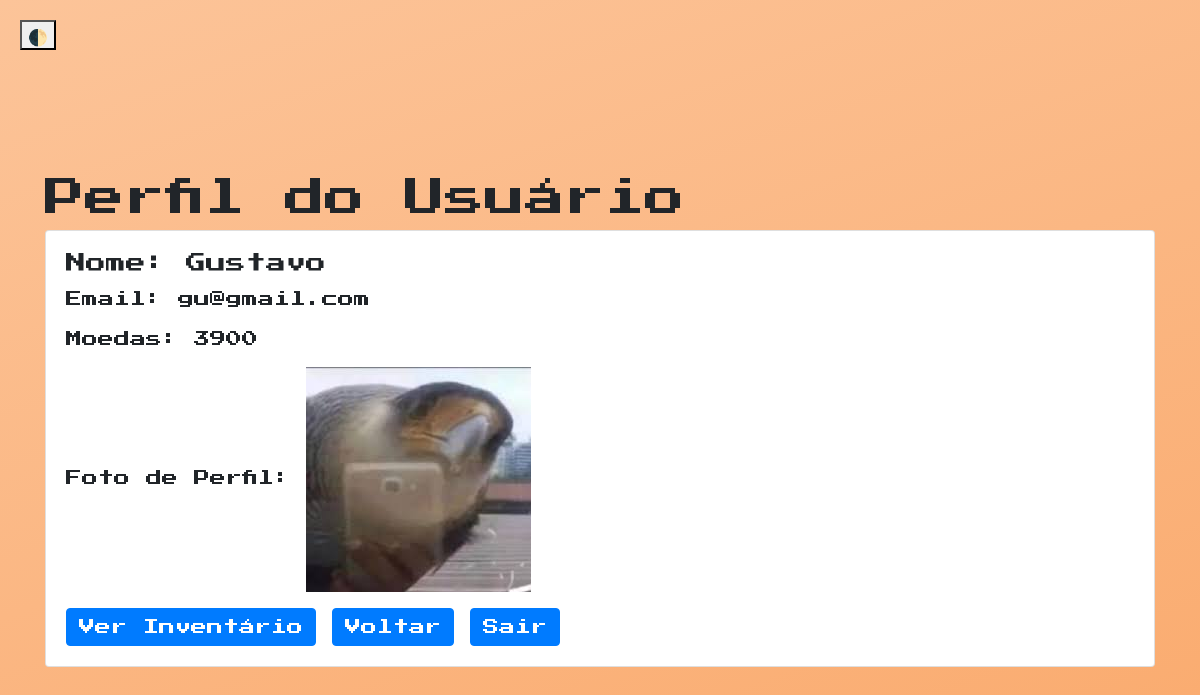
Before: /View/Perfil.php (signed in) with the older database file.
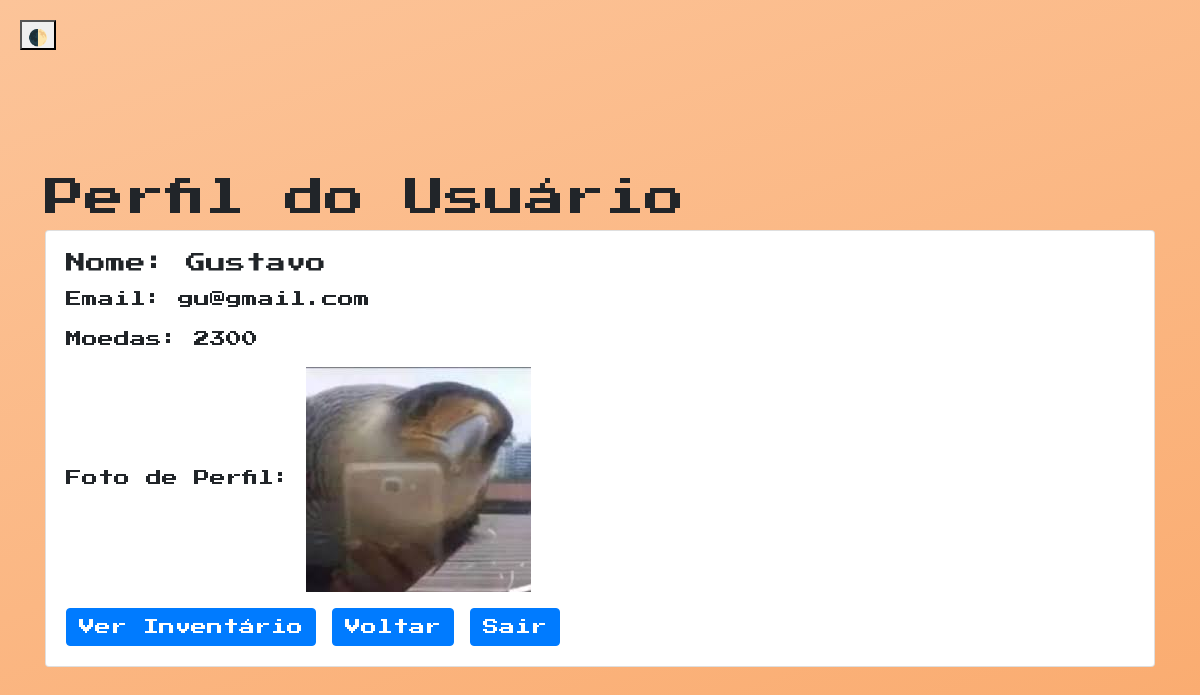
After: the same page with the newer database file.
### tables this page shows
CREATE TABLE `usuario` (
  `id` int(11) NOT NULL,
  `nome` varchar(100) NOT NULL,
  `email` varchar(200) NOT NULL,
  `senha` varchar(40) NOT NULL,
  `coin` int(11) NOT NULL DEFAULT 0,
  `id_icone_perfil` int(11) DEFAULT NULL
);

### Model/BancoDeDados.php (called while the page is built, shortened)
<?php
class BancoDeDados
{
    private static $instance = null;
    private $connection;
    private function __construct($host, $user, $password, $database)
    {
        $this->host = $host;
        $this->user = $user;
        $this->password = $password;
        $this->database = $database;
        $this->connection = mysqli_connect($this->host, $this->user, $this->password, $this->database);
    }
    public static function getInstance($host = 'localhost', $user = 'root', $password = '', $database = 'banco')
    {
        if (self::$instance === null) {
            self::$instance = new BancoDeDados($host, $user, $password, $database);
        }
        return self::$instance;
    }
    public function getConnection()
    {
        return $this->connection;
    }
    public function getUserById($id)
    {
        $conn = $this->getConnection();
        $sql = "SELECT id, nome, senha, email, coin FROM usuario WHERE id = " . $id;
        $result = $conn->query($sql);
        if ($result->num_rows > 0) {
            $user = $result->fetch_assoc();
        } else {
            $user = null;
        }
        return $user;
    }
}

### Controller/ControllerUsuario.php (called while the page is built, shortened)
<?php
require_once(__DIR__ . "/../Model/BancoDeDados.php");
require_once(__DIR__ . "/../Model/Usuario.php");
class ControllerUsuario
{
    private $database;
    public function __construct()
    {
        $this->database = BancoDeDados::getInstance("127.0.0.1", "root", "", "banco");
    }
    public function readUser($id)
{
    $row = $this->database->getUserById($id);
    if ($row) {
        return new Usuario($row['id'], $row['nome'], $row['email'], $row['senha'], $row['coin']);
    }
    return null;
}
}

### Model/Usuario.php (called while the page is built, shortened)
<?php
class Usuario {
    private $nome;
    private $email;
    private $coin;
    public function __construct($id, $nome, $email, $senha, $coin = 0) {
        $this->nome = $nome;
        $this->email = $email;
        $this->coin = $coin;
    }
    public function getNome() {
        return $this->nome;
    }
    public function getEmail() {
        return $this->email;
    }
    public function getCoin() {
        return $this->coin;
    }
}

### Controller/ControllerIcone.php (called while the page is built, shortened)
<?php
require_once '../Model/BancoDeDados.php';
class ControllerIcone {
    private $db;
    public function __construct() {
        $this->db = BancoDeDados::getInstance('localhost', 'root', '', 'banco');
    }
    public function getIconePerfil($idUsuario) {
        $conn = $this->db->getConnection();
        $sql = "SELECT i.id, i.nome, i.path FROM usuario u JOIN img_perfil i ON u.id_icone_perfil = i.id WHERE u.id = ?";
        $stmt = $conn->prepare($sql);
        $stmt->bind_param("i", $idUsuario);
        $stmt->execute();
        $result = $stmt->get_result();
        $icone = $result->fetch_assoc();
        return $icone;
    }
}

### View/Perfil.php (the view, shortened to what this page needs)
<?php
require_once "../Controller/ControllerUsuario.php";
require_once "../Controller/ControllerIcone.php";
$controllerUsuario = new ControllerUsuario();
$controllerIcone = new ControllerIcone();
$userId = $_SESSION['id'];
$user = $controllerUsuario->readUser($userId);
$iconePerfil = $controllerIcone->getIconePerfil($userId);
?>
<!DOCTYPE html>
<html lang="en">
<head>
    <link rel="stylesheet" href="https://stackpath.bootstrapcdn.com/bootstrap/4.5.2/css/bootstrap.min.css">
    <link rel="stylesheet" href="../Assets/style.css">
</head>
<body>
<button class="theme-toggle" onclick="toggleTheme()">🌓</button>
    <div class="container mt-4">
        <h1>Perfil do Usuário</h1>
        <div class="card">
            <div class="card-body">
                <h5 class="card-title">Nome: <?php echo htmlspecialchars($user->getNome()); ?></h5>
                <p class="card-text">Email: <?php echo htmlspecialchars($user->getEmail()); ?></p>
                <p class="card-text">Moedas: <?php echo htmlspecialchars($user->getCoin()); ?></p>
                <p class="card-text">
                    Foto de Perfil:
                    <?php if ($iconePerfil): ?>
                        <img src="<?php echo $iconePerfil['path']; ?>" alt="Foto de Perfil" class="profile-icon">
                    <?php else: ?>
                        Nenhuma foto de perfil definida.
                    <?php endif; ?>
                </p>
                <a href="Inventario.php" class="btn btn-primary">Ver Inventário</a>
                <a href="Home.php" class="btn btn-primary">Voltar</a>
                <form action="../Processamento/ProcessUsuario.php" method="POST" style="display: inline;">
                    <button type="submit" class="btn btn-primary">Sair</button>
                </form>
            </div>
        </div>
    </div>
</body>
</html>

Changed rows visible on the page:
changed usuario "Gustavo": coin "3900" → "2300"
